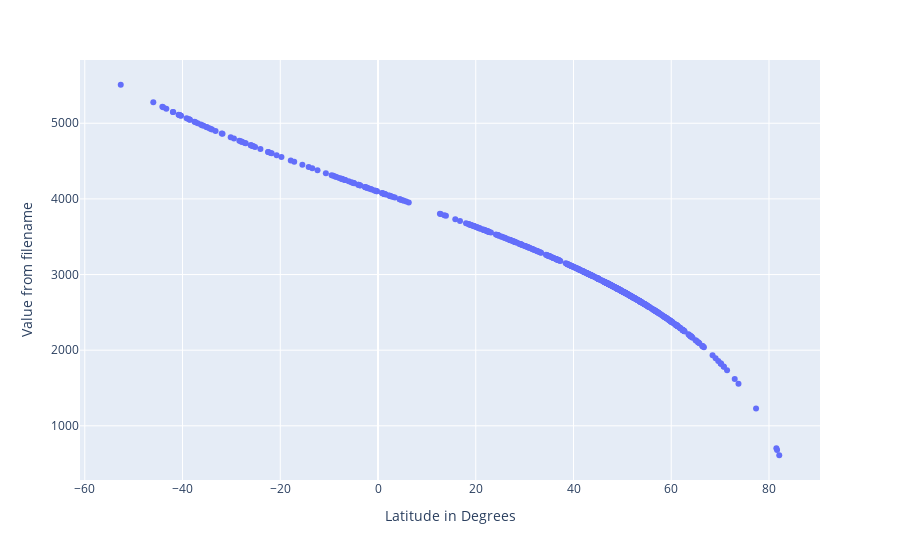

The cell this chart's notebook holds for it:
### Code cell
fig = px.scatter(
    df,
    x="maxLat",
    y="f2",
    hover_name="name",
    hover_data=["maxLat", "f2"],
    labels={
        "f2": "Value from filename",
        "maxLat": "Latitude in Degrees",
    },
)
fig.show()

### Figure 1 — Plotly figure (JSON) as saved in the notebook; plotly's stock layout.template omitted (floating-point values rounded to 4 significant figures; data arrays with more than 128 entries replaced by an {"elided": "..."} marker saying what was removed)
{"data": [{"hovertemplate": "<b>%{hovertext}</b><br><br>Latitude in Degrees=%{x}<br>Value from filename=%{y}<extra></extra>", "hovertext": {"elided": "626 str values"}, "legendgroup": "", "marker": {"color": "#636efa", "symbol": "circle"}, "mode": "markers", "name": "", "orientation": "v", "showlegend": false, "type": "scatter", "x": {"elided": "626 float values"}, "xaxis": "x", "y": {"elided": "626 int values"}, "yaxis": "y"}], "layout": {"legend": {"tracegroupgap": 0}, "margin": {"t": 60}, "xaxis": {"anchor": "y", "domain": [0, 1], "title": {"text": "Latitude in Degrees"}}, "yaxis": {"anchor": "x", "domain": [0, 1], "title": {"text": "Value from filename"}}}}
